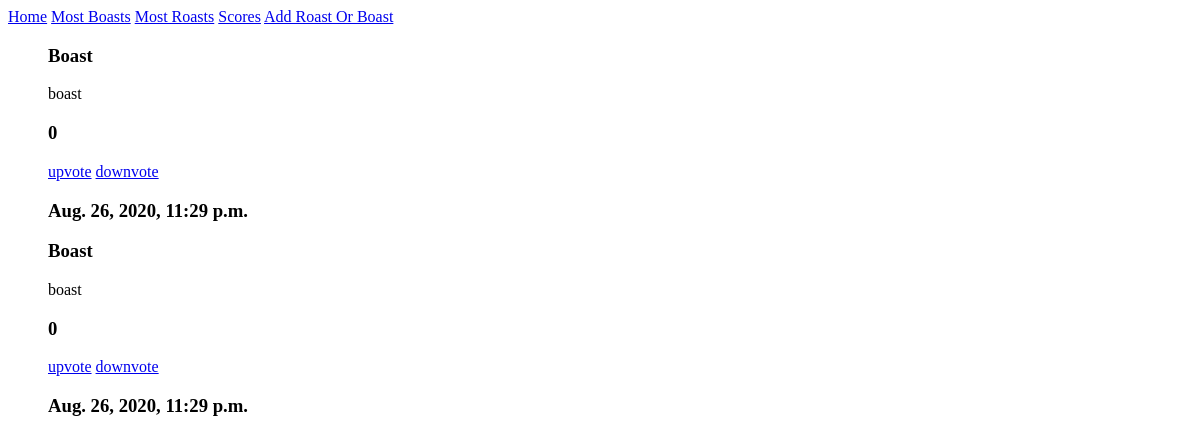
Before: / with the older database file.
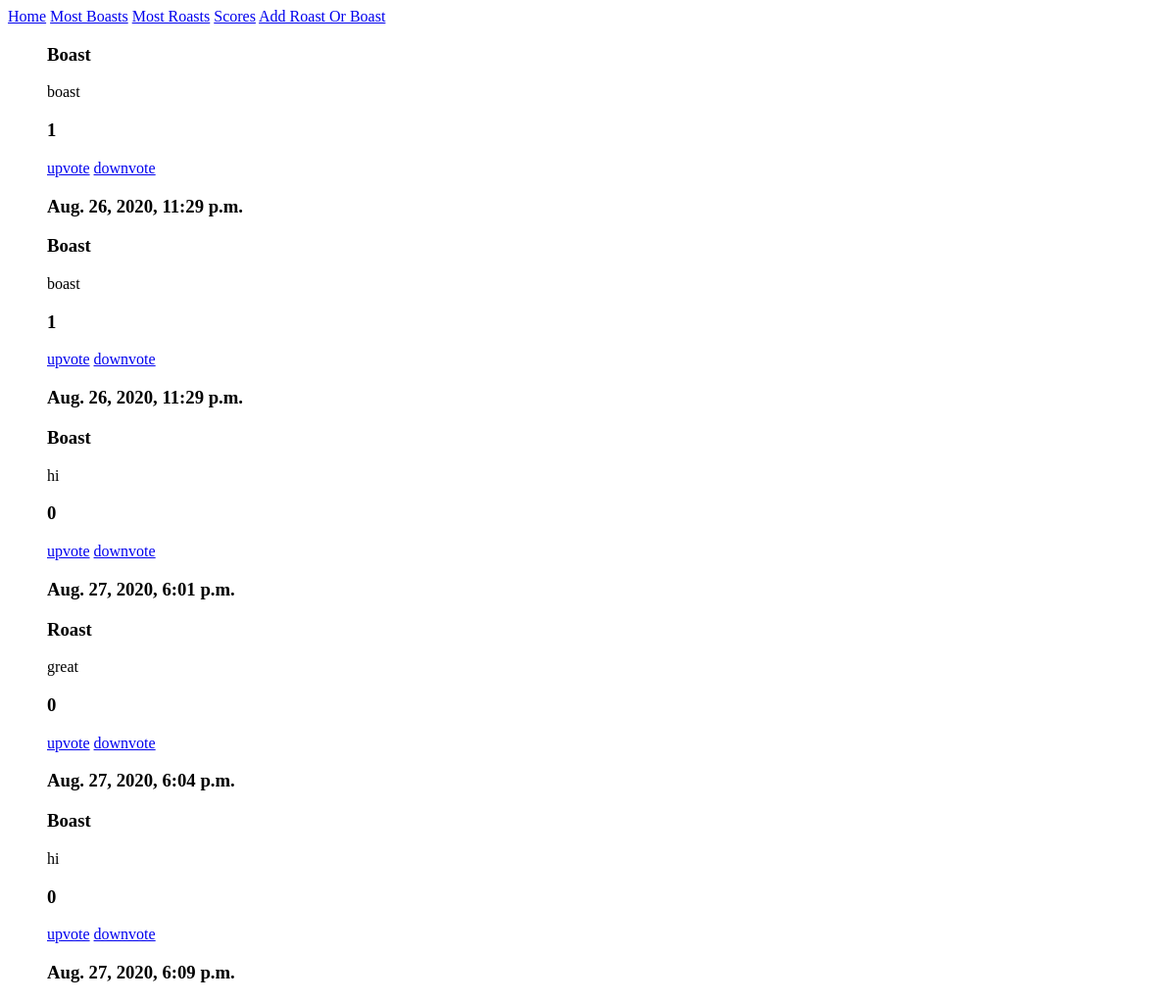
After: the same page with the newer database file.
### ghostpost_app/models.py (models this page shows)
class Roast_Boast(models.Model):
    POST_CHOICE = ((True, 'Boast'), (False, 'Roast'))
    user_input = models.CharField(max_length=200)
    boast = models.BooleanField(choices=POST_CHOICE)
    up_vote = models.IntegerField(default=0)
    down_vote = models.IntegerField(default=0)
    submission_time = models.DateTimeField(default=timezone.now)
    @property
    def count_votes(self):
        return self.up_vote + self.down_vote

### ghostpost_app/views.py (the view)
# urls.py: path("", views.index_view, name="Home"),
def index_view(request):
    roastboast_history = Roast_Boast.objects.filter().order_by('id')
    return render(request, "index.html", {"most_recent": roastboast_history})

### templates/index.html
<a href="/">Home</a>
<a href="/boast/">Most Boasts</a>
<a href="/roast/">Most Roasts</a>
<a href="/score/">Scores</a>
<a href="/add_post/">Add Roast Or Boast</a>
<ul>
    {%for roast_boast in most_recent %}
    {% if roast_boast.boast %}
    <h3>Boast</h3>
    {% else %}
    <h3>Roast</h3>
    {% endif %}
    <p>{{roast_boast.user_input}}</p>
    <h3>{{ roast_boast.count_votes }}</h3>
  <a href="/up_vote/{{roast_boast.id}}/">upvote</a>
  <a href="/down_vote/{{roast_boast.id}}/">downvote</a>
  <h3>{{ roast_boast.submission_time }}</h3>
    {% endfor %}
</ul>

Changed rows visible on the page:
changed Roast_Boast (number 1 of 5 on the later page): count_votes "0" → "1"
changed Roast_Boast (number 2 of 5 on the later page): count_votes "0" → "1"
added Roast_Boast: boast "Boast", user_input "hi", count_votes "0", submission_time "Aug. 27, 2020, 6:01 p.m."
added Roast_Boast: boast "Roast", user_input "great", count_votes "0", submission_time "Aug. 27, 2020, 6:04 p.m."
added Roast_Boast: boast "Boast", user_input "hi", count_votes "0", submission_time "Aug. 27, 2020, 6:09 p.m."
